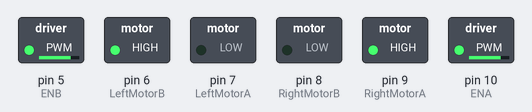
Simulated run of this sketch. Board: Arduino Uno, built with avr-gcc and run on an emulated ATmega328P. Parts: switched loads named in the sketch (green lamp = pin HIGH).

Above: at 0.05 s.
At 2.5 s:
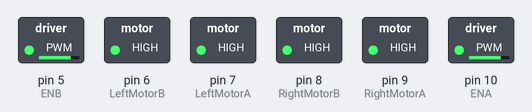
At 5.0 s:
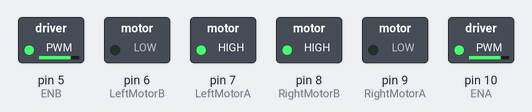
At 7.45 s:
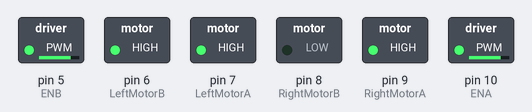
At 9.95 s:
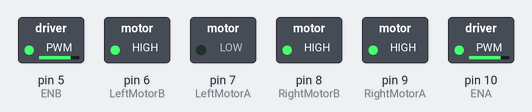
Timing chart, 0 to 11.5 s (numbered marks = the images above):
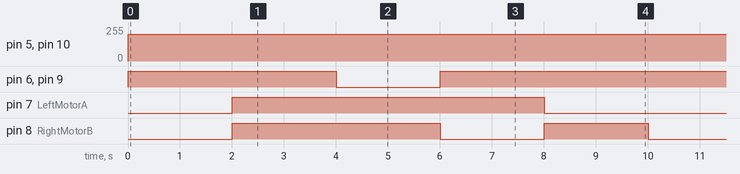

Measured:
- by itself, pin 5 (ENB), pin 10 (ENA): 0/255 → 200/255 at 0.00 s
- by itself, pin 6 (LeftMotorB), pin 9 (RightMotorA): repeats every 10.0 s: LOW 2.0 s, HIGH 8.0 s
- by itself, pin 7 (LeftMotorA): alternates HIGH for 6.0 s and LOW for 4.0 s
- by itself, pin 8 (RightMotorB): repeats every 10.0 s: LOW 2.0 s, HIGH 2.0 s, LOW 2.0 s, HIGH 4.0 s

The sketch:

Road_Runner_v01.ino
```cpp
// #define <boarddefs.h> // place define statements here -- what libraries do we need?

#define RightMotorA 9
#define LeftMotorA 7
#define RightMotorB 8
#define LeftMotorB 6
#define ENA 10
#define ENB 5

//#define ENC_A
//#define ENC_B

//Ultrasonic Sensor
//#define trig
//#define echo
// Ultrasonic sensor_1(trig,echo) // initializing

// sub-system functions -- in order of priority

void Line_following();


void setup() {
  pinMode(RightMotorA, OUTPUT);
  pinMode(LeftMotorA, OUTPUT);
  pinMode(RightMotorB, OUTPUT);
  pinMode(LeftMotorB, OUTPUT);
  pinMode(ENA, OUTPUT);
  pinMode(ENB, OUTPUT);
//  pinMode(ENC_A, INPUT);
//  pinMode(ENC_B, INPUT);
}
//
void loop() {
  forward();
  delay(2000);
  brake();
  delay(2000);
  reverse();
  delay(2000);
  left_turn();
  delay(2000);
  right_turn();
  delay(2000);
}


// TEST TO GET HIGH/LOW VALUES


void init_motors(){
     digitalWrite(LeftMotorA, HIGH);
     digitalWrite(LeftMotorB, HIGH);
     digitalWrite(RightMotorA, HIGH);
     digitalWrite(RightMotorB, HIGH);
     analogWrite(ENA, 200);
     analogWrite(ENB, 200);
}

void leftmotor_reverse(){
     digitalWrite(LeftMotorA, HIGH);
     digitalWrite(LeftMotorB, LOW);
     analogWrite(ENB, 200);
}
void leftmotor_forward(){
     digitalWrite(LeftMotorA, LOW);
     digitalWrite(LeftMotorB, HIGH);
     analogWrite(ENB, 200);
}


void leftmotor_brake(){
     digitalWrite(LeftMotorA, HIGH);
     digitalWrite(LeftMotorB, HIGH);
     analogWrite(ENB, 200);
}


void rightmotor_reverse(){
     digitalWrite(RightMotorA, LOW);
     digitalWrite(RightMotorB, HIGH);
     analogWrite(ENA, 200);

}
void rightmotor_forward(){
     digitalWrite(RightMotorA, HIGH);
     digitalWrite(RightMotorB, LOW);
     analogWrite(ENA, 200);

}
 void rightmotor_brake(){
     digitalWrite(RightMotorA, HIGH);
     digitalWrite(RightMotorB, HIGH);
     analogWrite(ENA, 200);
}

  // COMBINATIONAL MOTOR FUNCTIONS

void brake(){
  leftmotor_brake();
  rightmotor_brake();
}

void right_turn(){
   leftmotor_forward();
   rightmotor_brake();
}

void left_turn(){
    leftmotor_brake();
    rightmotor_forward();
}

void forward(){
    leftmotor_forward();
    rightmotor_forward();
}

void reverse(){
    leftmotor_reverse();
    rightmotor_reverse();
}


// Functions

void Line_following(){

}
```
